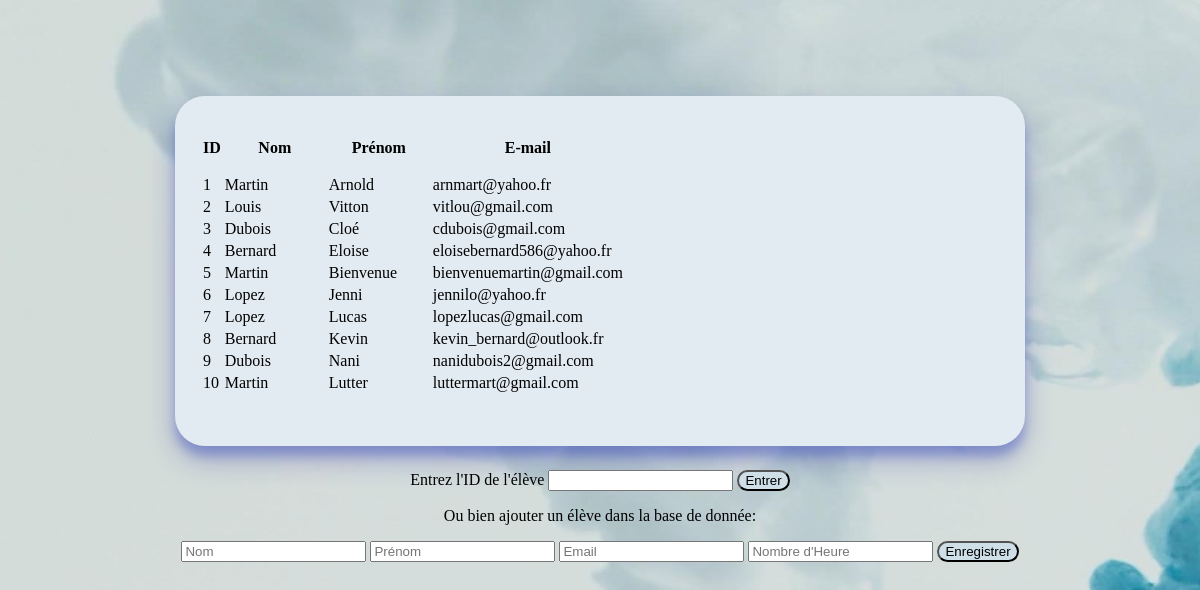
The page / on the database its author committed.
### tables this page shows
CREATE TABLE IF NOT EXISTS `etudiant` (
  `IdEtudiant` int NOT NULL AUTO_INCREMENT,
  `nom` varchar(255) NOT NULL,
  `prenom` varchar(255) NOT NULL,
  `mail` varchar(255) NOT NULL,
  `convention` int NOT NULL,
  PRIMARY KEY (`IdEtudiant`),
  KEY `idConvention` (`convention`)
);

### Index.php (the view, shortened to what this page needs)
<?php
    $conn = mysqli_connect("localhost","root","","exercice");
?>
<!DOCTYPE html>
	<html>
        <head>
            <link rel = "stylesheet" href = "exercice.css">
        </head>
        <body>
            <?php
                $etudiant = "SELECT * FROM etudiant";
                $student = $conn->query($etudiant);
            ?>
            <form method="POST" action="Info.php" >
                <div class="container">
                    <div class="centered-element"><div class="info"><table>
                        <thead>
                            <tr style="height: 50px;">
                                <th>ID</th>
                                <th style="width: 100px;">Nom</th>
                                <th style="width: 100px;">Prénom</th>
                                <th style="width: 100px;">E-mail</th>
                            </tr>
                        </thead>
                        <?php
                            while($info = $student->fetch_assoc()) {
                        ?>
                            <tr>
                                <td><?php echo $info['IdEtudiant'];?></td>
                                <td><?php echo $info['nom'];?></td>
                                <td><?php echo $info['prenom'];?></td>
                                <td><?php echo $info['mail'];?></td>
                            </tr>
                        <?php } ?>
                    </table></div></div>
                    <div class="ajout">
                        <p>Entrez l'ID de l'élève
                            <input type="number" name="IdEtudiant">
                            <button style="border-radius: 30px; background-color: rgb(206, 223, 231);" name="button">Entrer</button>
                        </p>
                        <p>Ou bien ajouter un élève dans la base de donnée:</p>
                        <input type="text" name="Nom" placeholder="Nom">
                        <input type="text" name="Prénom" placeholder="Prénom">
                        <input type="email" name="Email" placeholder="Email">
                        <input type="number" name="nbHeure" placeholder="Nombre d'Heure">
                        <button style="border-radius: 30px; background-color: rgb(206, 223, 231);" name="submit">Enregistrer</button>
                    </div>
                </div>
            </form>
        </body>
    </html>

### exercice.css (style rules this page uses)
body, html { height: 100%; margin: 0; }
body { background-image: url("./background.jfif"); height: 100%; background-position: center; background-size: cover; }
.container { width: 100%; height: 100%; }
.centered-element { margin-left:auto; margin-right: auto; margin-top: 8%; background-color: rgb(226, 235, 241); box-shadow: 0 14px 28px rgba(1, 1, 155, 0.25), 0 10px 10px rgba(1, 37, 196, 0.22); padding: 25px; width: 800px; height: 300px; border-radius: 30px; overflow-y: scroll; scroll-behavior: auto; }
.ajout { margin-top: 2%; text-align: center; }

### rows shown on the page
etudiant: IdEtudiant "1", nom "Martin", prenom "Arnold", mail "arnmart@yahoo.fr"
etudiant: IdEtudiant "2", nom "Louis", prenom "Vitton", mail "vitlou@gmail.com"
etudiant: IdEtudiant "3", nom "Dubois", prenom "Cloé", mail "cdubois@gmail.com"
etudiant: IdEtudiant "4", nom "Bernard", prenom "Eloise", mail "eloisebernard586@yahoo.fr"
etudiant: IdEtudiant "5", nom "Martin", prenom "Bienvenue", mail "bienvenuemartin@gmail.com"
etudiant: IdEtudiant "6", nom "Lopez", prenom "Jenni", mail "jennilo@yahoo.fr"
etudiant: IdEtudiant "7", nom "Lopez", prenom "Lucas", mail "lopezlucas@gmail.com"
etudiant: IdEtudiant "8", nom "Bernard", prenom "Kevin", mail "kevin_bernard@outlook.fr"
etudiant: IdEtudiant "9", nom "Dubois", prenom "Nani", mail "nanidubois2@gmail.com"
etudiant: IdEtudiant "10", nom "Martin", prenom "Lutter", mail "luttermart@gmail.com"
